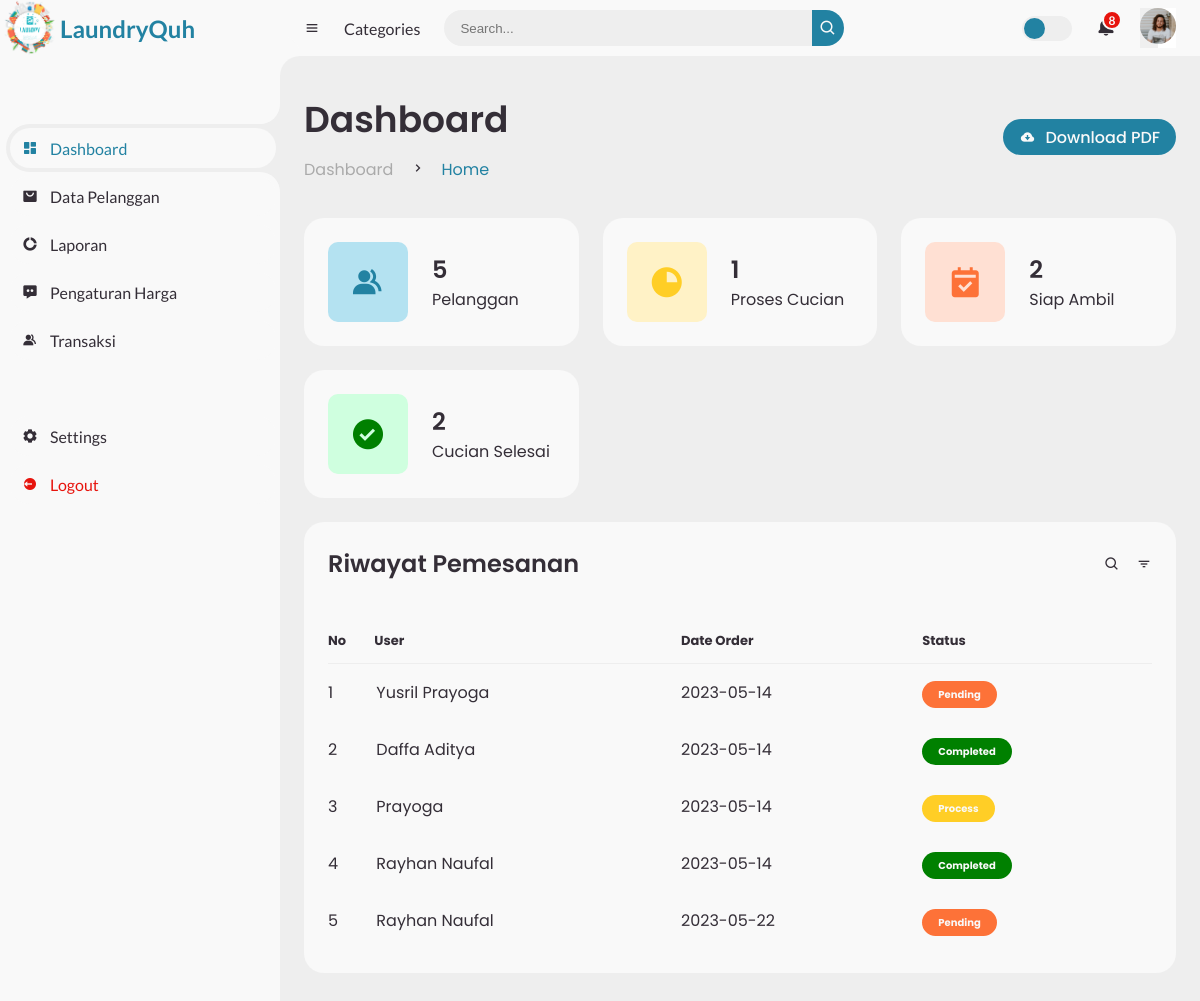
Page /backend/index.php (signed in) on the committed database.
### tables this page shows
CREATE TABLE `transaksi` (
  `transaksi_id` int(11) NOT NULL,
  `transaksi_tgl` date NOT NULL,
  `transaksi_pelanggan` int(11) NOT NULL,
  `transaksi_harga` int(11) NOT NULL,
  `transaksi_berat` int(11) NOT NULL,
  `transaksi_tgl_selesai` date NOT NULL,
  `transaksi_status` int(11) NOT NULL
);

CREATE TABLE `pelanggan` (
  `pelanggan_id` int(11) NOT NULL,
  `pelanggan_nama` varchar(255) NOT NULL,
  `pelanggan_hp` varchar(20) NOT NULL,
  `pelanggan_alamat` text NOT NULL
);

### backend/index.php (the view, shortened to what this page needs)
<!DOCTYPE html>
<html lang="en">
<head>
	<link href='https://unpkg.com/boxicons@2.0.9/css/boxicons.min.css' rel='stylesheet'>
	<link rel="stylesheet" href="css/dashboard.css">
</head>
<body>
	<section id="sidebar">
		<a href="index.php" class="brand">
			<img width="60px" src="../images/icon.png" alt="LaundryQuh">
			<span class="text">LaundryQuh</span>
		</a>
		<ul class="side-menu top">
			<li class="active">
				<a href="index.php">
					<i class='bx bxs-dashboard' ></i>
					<span class="text">Dashboard</span>
				</a>
			</li>
			<li>
				<a href="pelanggan.php">
					<i class='bx bxs-shopping-bag-alt' ></i>
					<span class="text">Data Pelanggan</span>
				</a>
			</li>
			<li>
				<a href="laporan.php">
					<i class='bx bxs-doughnut-chart' ></i>
					<span class="text">Laporan</span>
				</a>
			</li>
			<li>
				<a href="harga.php">
					<i class='bx bxs-message-dots' ></i>
					<span class="text">Pengaturan Harga</span>
				</a>
			</li>
			<li>
				<a href="transaksi.php">
					<i class='bx bxs-group' ></i>
					<span class="text">Transaksi</span>
				</a>
			</li>
		</ul>
		<ul class="side-menu">
			<li>
				<a href="setting.php">
					<i class='bx bxs-cog' ></i>
					<span class="text">Settings</span>
				</a>
			</li>
			<li>
				<a href="logout.php?logout" class="logout">
					<i class='bx bxs-log-out-circle' ></i>
					<span class="text">Logout</span>
				</a>
			</li>
		</ul>
	</section>
	<section id="content">
		<nav>
			<i class='bx bx-menu' ></i>
			<a href="#" class="nav-link">Categories</a>
			<form action="#">
				<div class="form-input">
					<input type="search" placeholder="Search...">
					<button type="submit" class="search-btn"><i class='bx bx-search' ></i></button>
				</div>
			</form>
			<label for="switch-mode" class="switch-mode"></label>
			<a href="#" class="notification">
				<span class="num">8</span>
			</a>
			<div class="dropdown">
				<button class="dropbtn"><img src="img/people.png"></button>
			  </div>
		</nav>
		<main>
			<div class="head-title">
				<div class="left">
					<h1>Dashboard</h1>
					<ul class="breadcrumb">
						<li>
							<a href="#">Dashboard</a>
						</li>
						<li><i class='bx bx-chevron-right' ></i></li>
						<li>
							<a class="active" href="#">Home</a>
						</li>
					</ul>
				</div>
				<a href="#" class="btn-download">
					<i class='bx bxs-cloud-download' ></i>
					<span class="text">Download PDF</span>
				</a>
			</div>
			<?php
				include "koneksi.php";
			?>
			<ul class="box-info">
				<a href="pelanggan.php">
				<li>
				<?php
					$query = "SELECT * FROM pelanggan";
					$hasil_mysql = mysqli_query($con, $query);
					$total = mysqli_num_rows($hasil_mysql);
				?>
					<i class='bx bxs-group' ></i>
						<span class="text">
							<h3><?php echo $total ?></h3>
							<p>Pelanggan</p>
						</span>
					</li>
				</a>
				<li>
				<?php
					$query = "SELECT pelanggan.pelanggan_nama, transaksi.transaksi_tgl, transaksi.transaksi_status FROM transaksi JOIN pelanggan ON transaksi.transaksi_pelanggan = pelanggan.pelanggan_id WHERE transaksi.transaksi_status = 1;";
					$hasil_mysql = mysqli_query($con, $query);
					$total = mysqli_num_rows($hasil_mysql);
				?>
					<i class='bx bxs-pie-chart' ></i>
					<span class="text">
						<h3><?php echo $total ?></h3>
						<p>Proses Cucian</p>
					</span>
				</li>
				<li>
				<?php
					$query = "SELECT pelanggan.pelanggan_nama, transaksi.transaksi_tgl, transaksi.transaksi_status FROM transaksi JOIN pelanggan ON transaksi.transaksi_pelanggan = pelanggan.pelanggan_id WHERE transaksi.transaksi_status = 2;";
					$hasil_mysql = mysqli_query($con, $query);
					$total = mysqli_num_rows($hasil_mysql);
				?>
					<i class='bx bxs-calendar-check' ></i>
					<span class="text">
						<h3><?php echo $total ?></h3>
						<p>Siap Ambil</p>
					</span>
				</li>
				<li>
				<?php
					$query = "SELECT pelanggan.pelanggan_nama, transaksi.transaksi_tgl, transaksi.transaksi_status FROM transaksi JOIN pelanggan ON transaksi.transaksi_pelanggan = pelanggan.pelanggan_id WHERE transaksi.transaksi_status = 2;";
					$hasil_mysql = mysqli_query($con, $query);
					$total = mysqli_num_rows($hasil_mysql);
				?>
					<i class='bx bxs-check-circle' ></i>
					<span class="text">
						<h3><?php echo $total ?></h3>
						<p>Cucian Selesai</p>
					</span>
				</li>
			</ul>
			<div class="table-data">
				<div class="order">
					<div class="head">
						<h3>Riwayat Pemesanan</h3>
						<i class='bx bx-search' ></i>
						<i class='bx bx-filter' ></i>
					</div>
					<table>
						<thead>
							<tr>
								<th>No</th>
								<th>User</th>
								<th>Date Order</th>
								<th>Status</th>
							</tr>
						</thead>
						<?php
							$no = 1;
							$query = "SELECT pelanggan.pelanggan_nama, transaksi.transaksi_tgl, transaksi.transaksi_status FROM transaksi JOIN pelanggan ON transaksi.transaksi_pelanggan = pelanggan.pelanggan_id;";
							$hasil_mysql = mysqli_query($con, $query);
							while ($baris = mysqli_fetch_row($hasil_mysql)) {
								$nama = $baris[0];
								$tgl_pesan = $baris[1];
								$state = $baris[2];
								switch ($state) {
									case '2':
										$status = "completed";
										break;
									case '1':
										$status = "process";
										break;
									case '0':
										$status = "pending";
										break;
								}
							?>
						<tbody>
							<tr>
								<td><?php echo $no++ ?> </td>
								<td><p><?php echo $nama ?></p></td>
								<td><?php echo $tgl_pesan ?></td>
								<td><span class="status <?php echo $status ?>"><?php echo ucfirst($status) ?></span></td>
							</tr>
							<?php
							}
						?>
						</tbody>
					</table>
				</div>
			</div>
		</main>
	</section>
</body>
</html>

### rows in the picture
transaksi: pelanggan.pelanggan_nama "Yusril Prayoga", transaksi_tgl "2023-05-14", transaksi_status "Pending"
transaksi: pelanggan.pelanggan_nama "Daffa Aditya", transaksi_tgl "2023-05-14", transaksi_status "Completed"
transaksi: pelanggan.pelanggan_nama "Prayoga", transaksi_tgl "2023-05-14", transaksi_status "Process"
transaksi: pelanggan.pelanggan_nama "Rayhan Naufal", transaksi_tgl "2023-05-14", transaksi_status "Completed"
transaksi: pelanggan.pelanggan_nama "Rayhan Naufal", transaksi_tgl "2023-05-22", transaksi_status "Pending"

### other values in the picture
$total "5"
$total "1"
$total "2"
